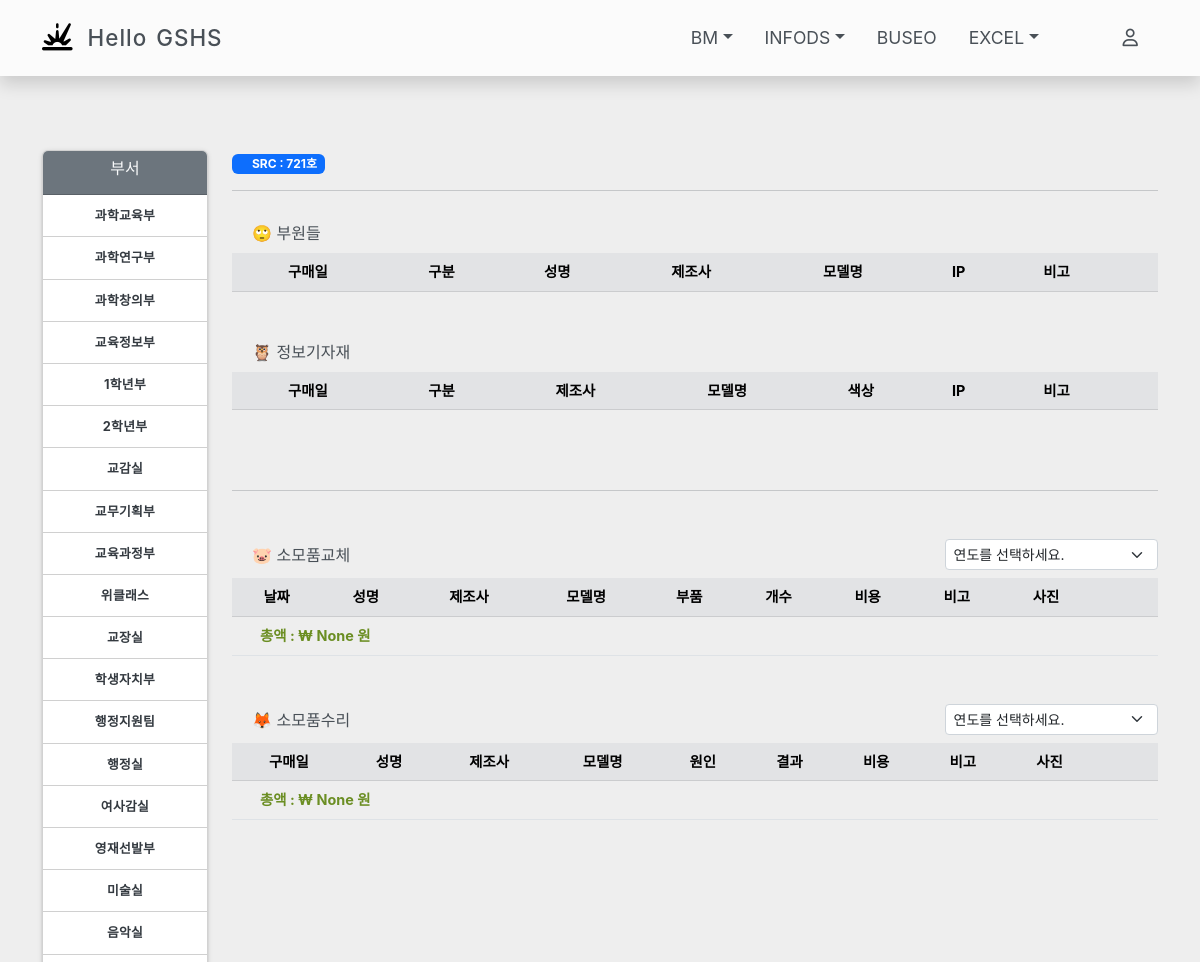
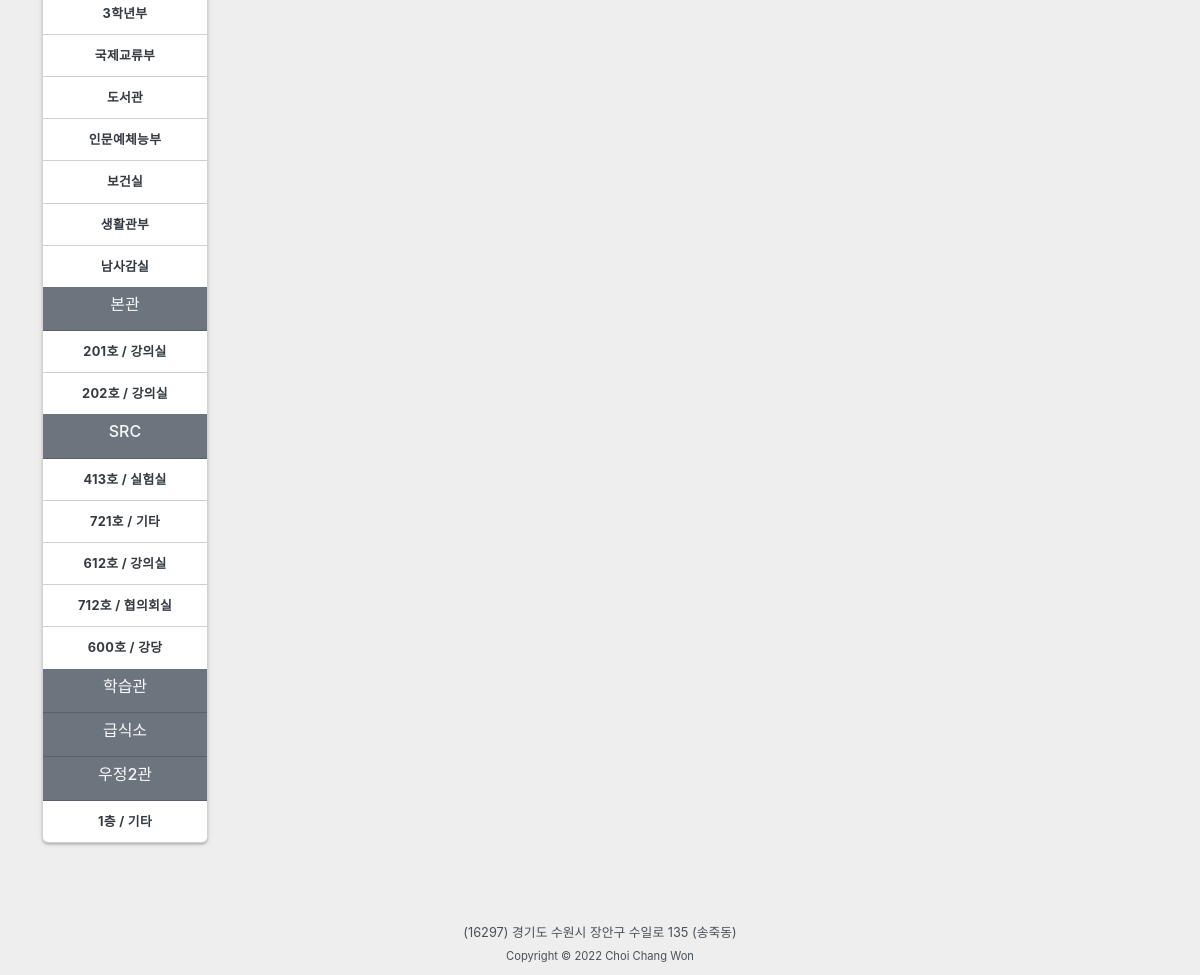
Before: /buseo/721호/ with the older database file (2 pictures, top to bottom).
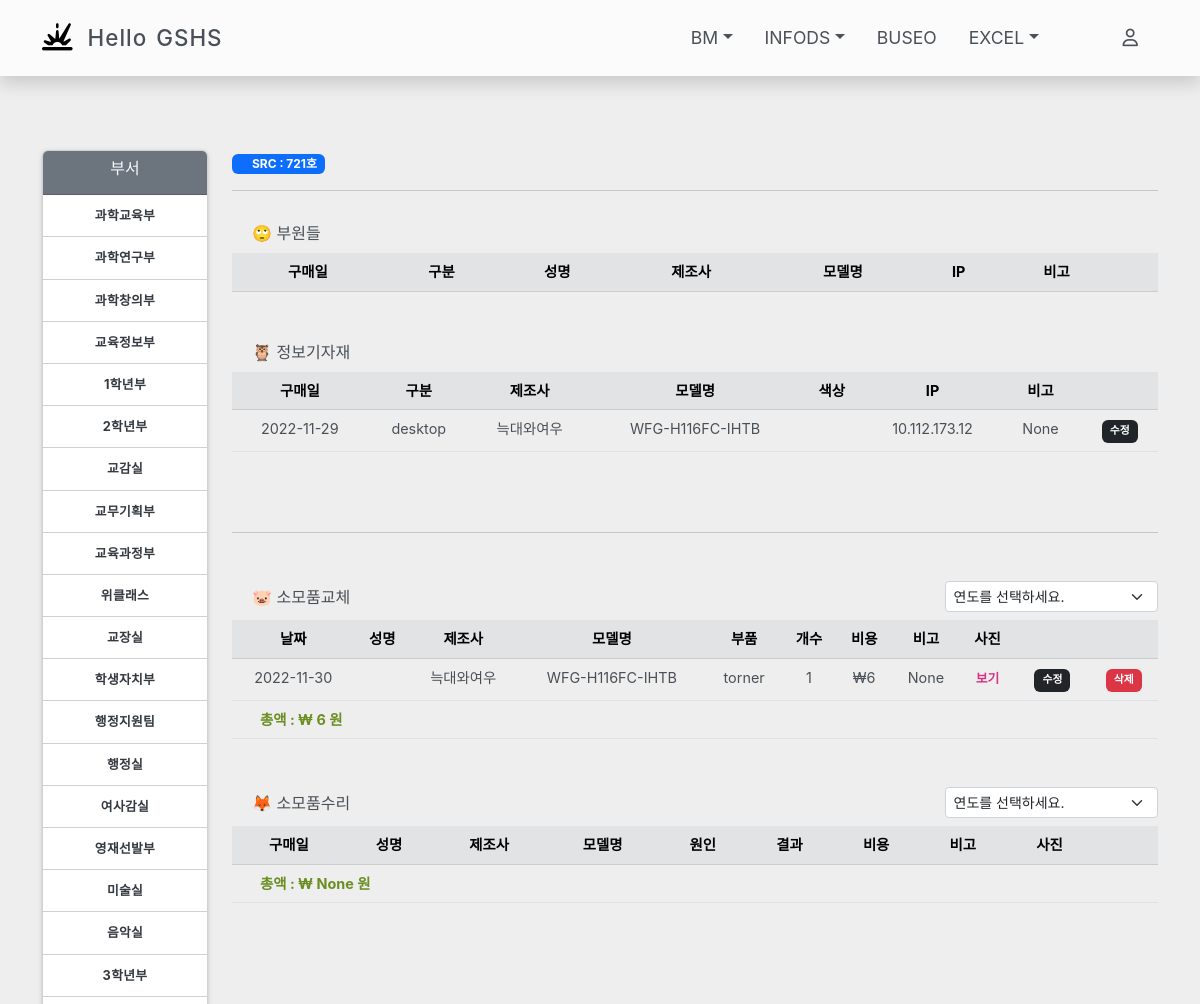
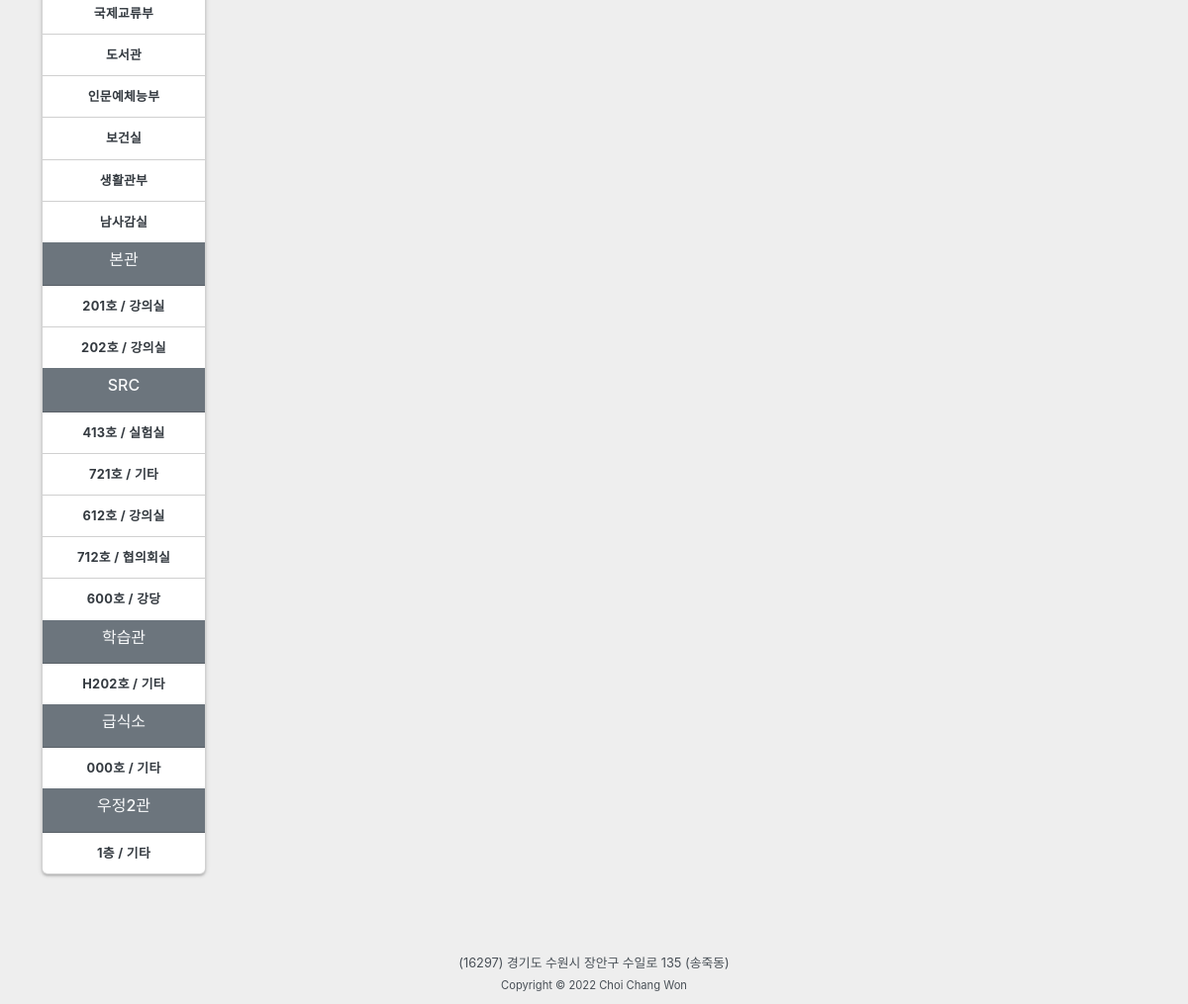
After: the same page with the newer database file (2 pictures, top to bottom).
### gshsapp/models.py (models this page shows, shortened)
class Location(models.Model):
    LGUBUN = (
        ('부서','부서'),
        ('강의실','강의실'),
        ('실험실','실험실'),
        ('협의회실','협의회실'),
        ('강당','강당'),
        ('서버실','서버실'),
        ('영양사실','영양사실'),
        ('Wee클래스','Wee클래스'),
        ('급식실','급식실'),
        ('동아리실','동아리실'),
        ('기타','기타'),
    )
    BGUBUN = (
        ('본관','본관'),
        ('SRC','SRC'),
        ('학술정보관','학술정보관'),
        ('학습관','학습관'),
        ('자치관','자치관'),
        ('창조관','창조관'),
        ('급식소','급식소'),
        ('우정1관','우정1관'),
        ('우정2관','우정2관'),
        ('아름관','아름관'),
    )
    building = models.CharField(max_length=50, choices=BGUBUN)
    hosil = models.CharField(max_length=20)
    locationgubun = models.CharField(max_length=20, default='기타', choices=LGUBUN)
    bigo = models.CharField(max_length=100, null=True, blank=True)
    class Meta:
        db_table = "location"

class Gigiinfo(models.Model):
    COLOR_SELECT = (
        ('None',None),
        ('블랙','블랙'),
        ('컬러','컬러'),
    )
    buyproduct = models.ForeignKey(Buyproduct, on_delete=models.CASCADE, related_name='gigiinfo')
    location = models.ForeignKey(Location, on_delete=models.CASCADE, related_name='gigiinfo')
    user = models.ForeignKey(User, on_delete=models.CASCADE, related_name='gigiinfo', null=True, blank=True)
    ip = models.CharField(max_length=20, null=True, blank=True)
    color = models.CharField(max_length=10, choices=COLOR_SELECT, default=None, blank=True)
    jaego = models.BooleanField(default=False)
    notuse = models.BooleanField(default=False)
    bigo = models.CharField(max_length=100, null=True, blank=True)
    class Meta:
        db_table = "gigiinfo"

class Buyproduct(models.Model):
    buydate = models.DateField(default=timezone.now)
    gubun = models.ForeignKey(Gubun, on_delete=models.CASCADE, related_name='buyproduct')
    company = models.CharField(max_length=20)
    model = models.CharField(max_length=30)
    bigo = models.CharField(max_length=100, null=True, blank=True)
    class Meta:
        db_table = "buyproduct"

class Gubun(models.Model):
    GUBUN = (
        ('Buyproduct', '구매Table'),
        ('Replacement', '교체Table'),
        ('Repair', '수리Table'),
    )
    tablename = models.CharField(max_length=20, default='', choices=GUBUN)
    gubun = models.CharField(max_length=50)
    def __str__(self):
        return self.gubun
    class Meta:
        db_table = "gubun"

class Replacement(models.Model):
    date = models.DateField(default=timezone.now)
    gigiinfo = models.ForeignKey(Gigiinfo, null=True, blank=True, on_delete=models.CASCADE, related_name='replacement')
    gubun = models.ForeignKey(Gubun, on_delete=models.CASCADE, related_name='replacement')
    count = models.PositiveSmallIntegerField(default=1)
    cost = models.PositiveIntegerField(default=0)
    bigo = models.CharField(max_length=100, null=True, blank=True)
    class Meta:
        db_table = "replacement"

### gshsapp/views.py (the view)
# urls.py: path('buseo/<str:buseogubun>/', views.InfogigiBuseo, name='gigi_buseo'),
def InfogigiBuseo(request, buseogubun):
    gubun = request.GET.get('gubun',False)
    if gubun:
        data = {}
        data['gubun'] = gubun
        changeyear = request.GET.get('buseoyear','')
        buseogubun = request.GET.get('buseogubun','')
        a_date = changeyear +"-3-1"
        start_date = datetime.datetime.strptime(a_date, '%Y-%m-%d').date()
        end_date = start_date+ datetime.timedelta(days=364)
        if gubun == 'change':
            changes = Replacement.objects.filter(gigiinfo__location__hosil=buseogubun, date__range=[start_date, end_date]).annotate(changeTotal = F('count') *  F('cost'))
            changeTotalCost = changes.aggregate(Sum('changeTotal'))
            data['html_buseo'] = render_to_string('gshsapp/snipet/buseo_change_list.html', {"changeyear":changeyear, "changes":changes, "changeTotalCost":changeTotalCost})
        else:
            repairs = Repair.objects.filter(gigiinfo__location__hosil=buseogubun, date__range=[start_date, end_date])
            repairTotalCost = repairs.aggregate(Sum('cost'))
            data['html_buseo'] = render_to_string('gshsapp/snipet/buseo_repair_list.html', {"changeyear":changeyear, "repairs":repairs, "repairTotalCost":repairTotalCost})
        return JsonResponse(data)
    else:
        buseos = Location.objects.filter(locationgubun='부서')
        gitas = Location.objects.exclude(locationgubun='부서')
        buseo_name = Location.objects.get(hosil=buseogubun)
        building = buseo_name.building
        a_date = str(datetime.datetime.today().year) +"-3-1"
        start_date = datetime.datetime.strptime(a_date, '%Y-%m-%d').date()
        end_date = start_date+ datetime.timedelta(days=364)
        repairs = Repair.objects.filter(gigiinfo__location__hosil=buseogubun, date__range=[start_date, end_date])
        repairTotalCost = repairs.aggregate(Sum('cost'))
        changes = Replacement.objects.filter(gigiinfo__location__hosil=buseogubun, date__range=[start_date, end_date]).annotate(changeTotal = F('count') *  F('cost'))
        changeTotalCost = changes.aggregate(Sum('changeTotal'))
        members = buseo_name.gigiinfo.exclude(user__is_active =False).filter(jaego=False, notuse=False)
        return render(request, 'gshsapp/buseo.html', {'buseos':buseos,'building':building, 'gitas':gitas, 'members':members, 'changes':changes,'repairs':repairs, 'buseogubun':buseogubun, 'repairTotalCost':repairTotalCost, 'changeTotalCost':changeTotalCost})

### gshsapp/templates/gshsapp/buseo.html (shortened to what this page needs)
{% extends 'base.html' %}
{% block content %}
{% load humanize %}
{% load static %}
<div class="row">
    <div class="col-md-2">
        <div class="card box_shadow">
            <div class="card-header bg-secondary text-light text-center">
              <h6>부서</h6>
            </div>
            <div class="card-body">
                <ul style="margin-bottom: 0;">
                {% for buseo in buseos %}
                  {% if buseo.locationgubun == '부서' %}
                    <li><a class="buseo-gubun" href="{% url 'gshsapp:gigi_buseo' buseo.hosil %}" title="{{ gita.bigo }}">{{buseo.hosil }}</a></li>
                  {% endif %}
                {% endfor %}
                </ul>
            </div>
            <div class="card-header bg-secondary text-light text-center">
              <h6>본관</h6>
            </div>
            <div class="card-body">
                <ul style="margin-bottom: 0;">
                {% for gita in gitas %}
                  {% if gita.building == '본관' %}
                    <li><a class="buseo-gubun" href="{% url 'gshsapp:gigi_buseo' gita.hosil %}" title="{{ gita.bigo }}"> {{ gita.hosil}} / {{gita.locationgubun }}</a></li>
                  {% endif %}
                {% endfor %}
                </ul>
            </div>
            <div class="card-header bg-secondary text-light text-center">
              <h6>SRC</h6>
            </div>
            <div class="card-body">
                <ul style="margin-bottom: 0;">
                {% for gita in gitas %}
                  {% if gita.building == 'SRC' %}
                    <li><a class="buseo-gubun" href="{% url 'gshsapp:gigi_buseo' gita.hosil %}" title="{{ gita.bigo }}"> {{ gita.hosil}} / {{gita.locationgubun }}</a></li>
                  {% endif %}
                {% endfor %}
                </ul>
            </div>
            <div class="card-header bg-secondary text-light text-center">
              <h6>학습관</h6>
            </div>
            <div class="card-body">
                <ul style="margin-bottom: 0;">
                {% for gita in gitas %}
                  {% if gita.building == '학습관' %}
                    <li><a class="buseo-gubun" href="{% url 'gshsapp:gigi_buseo' gita.hosil %}" title="{{ gita.bigo }}"> {{ gita.hosil}} / {{gita.locationgubun }}</a></li>
                  {% endif %}
                {% endfor %}
                </ul>
            </div>
            <div class="card-header bg-secondary text-light text-center">
              <h6>급식소</h6>
            </div>
            <div class="card-body">
                <ul style="margin-bottom: 0;">
                {% for gita in gitas %}
                  {% if gita.building == '급식소' %}
                    <li><a class="buseo-gubun" href="{% url 'gshsapp:gigi_buseo' gita.hosil %}" title="{{ gita.bigo }}"> {{ gita.hosil}} / {{gita.locationgubun }}</a></li>
                  {% endif %}
                {% endfor %}
                </ul>
            </div>
            <div class="card-header bg-secondary text-light text-center">
              <h6>우정2관</h6>
            </div>
            <div class="card-body">
                <ul style="margin-bottom: 0;">
                {% for gita in gitas %}
                  {% if gita.building == '우정2관' %}
                    <li><a class="buseo-gubun" href="{% url 'gshsapp:gigi_buseo' gita.hosil %}" title="{{ gita.bigo }}"> {{ gita.hosil}} / {{gita.locationgubun }}</a></li>
                  {% endif %}
                {% endfor %}
                </ul>
            </div>
        </div>
    </div>
    <div class="col-md-10">
      <div>
        <span style="padding-left: 20px;" class="badge bg-primary">{{ building }} : {{ buseogubun }}</span>
      </div>
      <hr>
      <div style="margin-top: 30px;">
        <span style="padding-left: 20px;">🙄 부원들 </span>
      </div>
      <table class="table text-center mt-2">
          <thead class="table-secondary">
            <tr>
              <th scope="col">구매일</th>
              <th scope="col">구분</th>
              <th scope="col">성명</th>
              <th scope="col">제조사</th>
              <th scope="col">모델명</th>
              <th scope="col">IP</th>
              <th scope="col">비고</th>
              <th scope="col"></th>
            </tr>
          </thead>
        </table>
        <div class="mt-5">
          <span style="padding-left: 20px;">🦉 정보기자재 </span>
        </div>
        <table class="table text-center mt-2">
          <thead class="table-secondary">
            <tr>
              <th scope="col">구매일</th>
              <th scope="col">구분</th>
              <th scope="col">제조사</th>
              <th scope="col">모델명</th>
              <th scope="col">색상</th>
              <th scope="col">IP</th>
              <th scope="col">비고</th>
              <th scope="col"></th>
            </tr>
          </thead>
          <tbody id="gigiInsert">
            {% for gigi in members %}
            {% if not gigi.user %}
            <tr>
              <td>{{ gigi.buyproduct.buydate|date:"Y-m-d" }}</td>
              <td>{{ gigi.buyproduct.gubun }}</td>
              <td>{{ gigi.buyproduct.company }}</td>
              <td>{{ gigi.buyproduct.model }}</td>
              <td>{{ gigi.color }}</td>
              <td>{{ gigi.ip }}</td>
              <td>{{ gigi.bigo }}</td>
              <td>
                <span class="buseogigi-update gitamenu badge bg-dark" data-buseo="{{buseogubun}}" type="button" data-url="{% url 'gshsapp:gigi_buseo_update' pk=gigi.id %}">수정</span>
              </td>
            </tr>
            {% endif %}
            {% endfor %}
          </tbody>
        </table>
        <br><br><hr>
        <div class="mt-5 row">
          <div class="col-md-5 pt-1"><span style="padding-left: 20px;">🐷 소모품교체 </span></div>
          <div class="ms-auto col-md-3" id="changeSelect">
            <select class="form-select form-select-sm change_year" data-buseo="{{buseogubun}}" data-gubun="change" aria-label=".form-select-sm">
              <option selected>연도를 선택하세요.</option>
            </select>
          </div>
        </div>
        <table class="table text-center mt-2">
          <thead class="table-secondary">
            <tr>
              <th scope="col">날짜</th>
              <th scope="col">성명</th>
              <th scope="col">제조사</th>
              <th scope="col">모델명</th>
              <th scope="col">부품</th>
              <th scope="col">개수</th>
              <th scope="col">비용</th>
              <th scope="col">비고</th>
              <th scope="col">사진</th>
              <th scope="col"></th>
              <th scope="col"></th>
            </tr>
          </thead>
          <tbody id="changes_list">
            {% for gigi in changes %}
            {% with gubunchange=gigi.change_photo.all %}
            <tr>
              <td>{{ gigi.date|date:"Y-m-d" }}</td>
              <td>{{ gigi.gigiinfo.user.name }}</td>
              <td>{{ gigi.gigiinfo.buyproduct.company }}</td>
              <td>{{ gigi.gigiinfo.buyproduct.model }}</td>
              <td>{{ gigi.gubun }}</td>
              <td>{{ gigi.count }}</td>
              <td>&#8361;{{ gigi.cost|intcomma }}</td>
              <td title="{{gigi.bigo}}">{{ gigi.bigo|truncatechars:7 }}</td>
              <td class="gigi-change" style="font-weight: bold;font-size: 0.8rem; padding-top: 10px; color:#d63384;">
                {% if gubunchange %}
                  보기
                {% endif %}
              </td>
              <td class="buseo_CR_update" data-gubun="change" style="cursor:pointer;" data-url="{% url 'gshsapp:buseo_CR_update' gigi.id %}">
                <span class="gitamenu badge bg-dark">수정</sapn>
                </td>
              <td class="buseo_CR_delete" data-gubun="change" style="cursor:pointer;" data-url="{% url 'gshsapp:buseo_CR_delete' gigi.id %}">
                <span class="gitamenu badge bg-danger">삭제</sapn>
              </td>
            </tr>
          {% endwith %}
        {% endfor %}
          <tr>
            <td colspan="11">
              <div style="text-align: left;">
                <span style="margin-left:20px;font-size: 0.9rem; font-weight: bold;color:olivedrab;"> 총액 : &#8361; {{changeTotalCost.changeTotal__sum|intcomma}} 원</span>
              </div>
            </td>
          </tr>
          </tbody>
        </table>
        <div class="mt-5 row">
          <div class="col-md-5 pt-1"><span style="padding-left: 20px;">🦊 소모품수리 </span></div>
          <div class="ms-auto col-md-3" id="repairSelect">
            <select class="form-select form-select-sm change_year" data-buseo="{{buseogubun}}" data-gubun="repair" aria-label=".form-select-sm">
              <option selected>연도를 선택하세요.</option>
            </select>
          </div>
        </div>
        <table class="table text-center mt-2">
          <thead class="table-secondary">
            <tr>
              <th scope="col">구매일</th>
              <th scope="col">성명</th>
              <th scope="col">제조사</th>
              <th scope="col">모델명</th>
              <th scope="col">원인</th>
              <th scope="col">결과</th>
              <th scope="col">비용</th>
              <th scope="col">비고</th>
              <th scope="col">사진</th>
              <th scope="col"></th>
              <th scope="col"></th>
            </tr>
          </thead>
          <tbody id="repairs_list">
        <tr>
          <td colspan="11">
            <div style="text-align: left;">
              <span style="margin-left:20px;font-size: 0.9rem; font-weight: bold;color:olivedrab;"> 총액 : &#8361; {{repairTotalCost.cost__sum|intcomma}} 원</span>
            </div>
          </td>
        </tr>
          </tbody>
        </table>
    </div>
<link href="{% static 'css/lightbox.min.css' %}" rel="stylesheet" >
{% endblock %}

Changed rows visible on the page:
added Location: hosil "H202호", locationgubun "기타", shown under "학습관"
added Location: hosil "000호", locationgubun "기타", shown under "급식소"
added Gigiinfo: buyproduct.buydate "2022-11-29", buyproduct.gubun "desktop", buyproduct.company "늑대와여우", buyproduct.model "WFG-H116FC-IHTB", ip "10.112.173.12", bigo "None"
added Replacement: date "2022-11-30", gigiinfo.buyproduct.company "늑대와여우", gigiinfo.buyproduct.model "WFG-H116FC-IHTB", gubun "torner", count "1", cost "6", bigo "None", shows "보기"
Other visible differences:
{{ changeTotalCost.changeTotal__sum|intcomma }}: "None" → "6"
